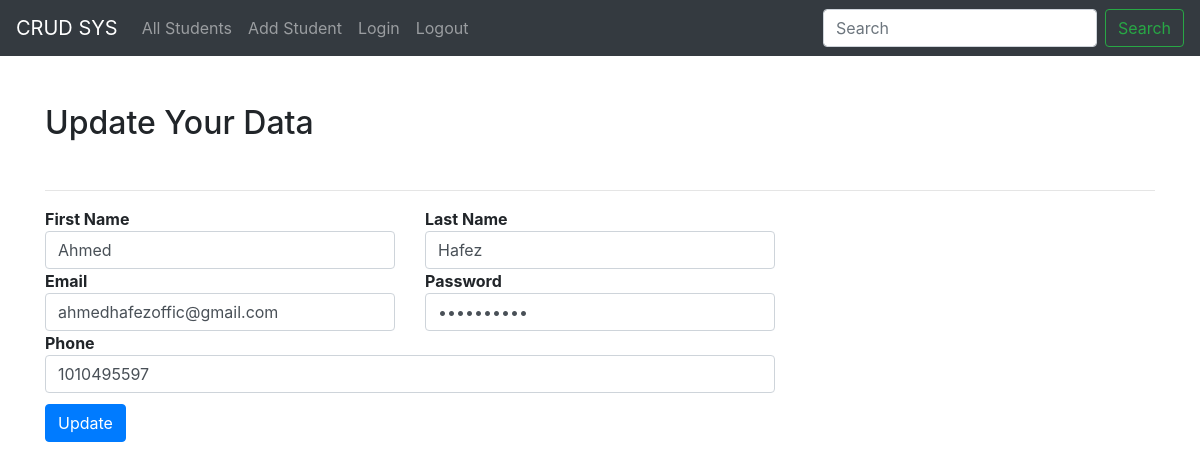
/studentController.php?update=1, run on the app's committed database.
### tables this page shows
CREATE TABLE `students` (
  `id` int(11) NOT NULL,
  `fname` varchar(255) NOT NULL,
  `lname` varchar(255) NOT NULL,
  `email` varchar(255) NOT NULL,
  `password` varchar(255) NOT NULL,
  `phone` varchar(255) NOT NULL
);

### db.php (called while the page is built, shortened)
<?php
class DB
{
    private $host = "localhost";
    private $dbname = "phpcrudpdo";
    private $user = "root";
    private $password = "";
    private $dbtype = "mysql";
    private $connection;
    public function __construct()
    {
        try {
            $this->connection = new pdo(
                "$this->dbtype:
                    host=$this->host;
                    dbname=$this->dbname",
                $this->user,
                $this->password
            );
            $this->connection->setAttribute(PDO::ATTR_ERRMODE, PDO::ERRMODE_EXCEPTION);
        } catch (PDOException $e) {
            echo " Fail " . $e->getMessage();
        }
    }
    function getAllRows($table, $data, $condition = '')
    {
        $sql = "SELECT $data from $table $condition";
        $query = $this->connection->prepare($sql);
        return $query;
    }
}

### studentController.php (the view, shortened to what this page needs)
<?php
require_once("db.php");
$connection = new DB();
$conn = $connection->getConnection();
if (isset($_POST["login"])) {
    try {
        if (empty($_POST["email"]) || empty($_POST["password"])) {
            $_SESSION['errMessage'] = $connection->errMessage("All fields are required");
            header("Location:login.php");
        } else {
            $_SESSION['errMessage'] = '';
            $query = "SELECT * FROM students WHERE email = :email AND password = :password";
            $statement = $conn->prepare($query);
            $statement->execute(
                array(
                    'email'        =>     $_POST["email"],
                    'password'     =>     $_POST["password"]
                )
            );
            $count = $statement->rowCount();
            if ($count > 0) {
                $_SESSION['errMessage'] = '';
                $_SESSION["email"] = $_POST["email"];
                $rowData = $statement->fetch();
                $_SESSION["Name"] = $rowData["fname"] . " " . $rowData["lname"];
                header("location:list.php");
            } else {
                $_SESSION["email"] = '';
                $_SESSION["Name"] = '';
                $_SESSION['errMessage'] = $connection->errMessage("Email or Password Invalid!");
                header("Location:login.php");
            }
        }
    } catch (PDOException $error) {
        echo "Errrrrror " . $connection->errMessage($error->getMessage());
    }
    }
    else if (isset($_GET['update'])) {
        $query = $connection->getAllRows("students", '*', "where id={$_GET['update']}");
        $query->execute();
        $result = $query->fetch(PDO::FETCH_OBJ);
        if ($query->rowCount() > 0) {
        ?>
<!DOCTYPE html>
<html lang="en">
<head>
    <link rel="stylesheet" href="https://cdnjs.cloudflare.com/ajax/libs/font-awesome/6.0.0-beta3/css/all.min.css"
 />
    <link rel="stylesheet" href="https://maxcdn.bootstrapcdn.com/bootstrap/4.0.0/css/bootstrap.min.css"
>
</head>
<body>
    <nav class="navbar navbar-expand-lg navbar-dark bg-dark">
        <a class="navbar-brand" href="#">CRUD SYS</a>
        <div class="collapse navbar-collapse" id="navbarSupportedContent">
            <ul class="navbar-nav mr-auto">
                <li class="nav-item">
                    <a class="nav-link" href="list.php">All Students</a>
                </li>
                <li class="nav-item">
                    <a class="nav-link" href="addStudent.php">Add Student</a>
                </li>
                <li class="nav-item">
                    <a class="nav-link" href="login.php">Login</a>
                </li>
                <li class="nav-item">
                    <a class="nav-link" href="studentController.php<?php echo "?logout" ?>">Logout</a>
                </li>
            </ul>
            <form class="form-inline my-2 my-lg-0">
                <input class="form-control mr-sm-2" type="search" placeholder="Search" aria-label="Search">
                <button class="btn btn-outline-success my-2 my-sm-0" type="submit">Search</button>
            </form>
        </div>
    </nav>
    <br>
    <div class="container">
        <br>
        <h2>Update Your Data</h2>
        <br>
        <hr>
        <form method="post" action="studentController.php">
            <div class="row">
                <div class="col-md-4"><b>First Name</b>
                    <input type="text" name="fname" value="<?php echo htmlentities($result->fname); ?>"
                        class="form-control">
                </div>
                <div class="col-md-4"><b>Last Name</b>
                    <input type="text" name="lname" value="<?php echo htmlentities($result->lname); ?>"
                        class="form-control">
                </div>
            </div>
            <div class="row">
                <div class="col-md-4"><b>Email</b>
                    <input type="text" name="email" value="<?php echo htmlentities($result->email); ?>"
                        class="form-control">
                </div>
                <div class="col-md-4"><b>Password</b>
                    <input type="password" name="pass" value="<?php echo htmlentities($result->password); ?>"
                        class="form-control">
                </div>
            </div>
            <div class="row">
                <div class="col-md-8"><b>Phone</b>
                    <input type="text" name="phone" class="form-control"
                        value="<?php echo htmlentities($result->phone); ?>"></input>
                </div>
            </div>
            <div class="row" style="margin-top:1%">
                <div class="col-md-8">
                    <input class="btn btn-primary" type="submit" name="updateBtn" value="Update">
                </div>
            </div>
        </form>
    </div>
</body>
</html>
<?php
        }
    } else if (isset($_POST['updateBtn'])) {
        $error_array = [];
        $fname = $_POST['fname'];
        $lname = $_POST['lname'];
        $email = $_POST['email'];
        $pass = $_POST['pass'];
        $phone = $_POST['phone'];
        $email_pattern = "^[_a-z0-9-]+(\.[_a-z0-9-]+)*@[a-z0-9-]+(\.[a-z0-9-]+)*(\.[a-z]{2,3})$^";
        $mobileno = strlen($_POST["phone"]);
        $passlen = strlen($_POST["pass"]);
        if (
            empty($fname) && empty($lname) &&
            empty($email) && empty($pass) &&
            empty($phone)
        ) {
            $error_array["allEmpty"] = 'All fields are required';
        }
        if (!preg_match("/^[a-zA-z]*$/", $fname)) {
            $error_array["fname"] = "Only alphabets and whitespace are allowed.";
        } else if (empty($fname)) {
            $error_array["fname"] = "This Field is Required..";
        }
        if (!preg_match("/^[a-zA-z]*$/", $lname)) {
            $error_array["lname"] = "Only alphabets and whitespace are allowed.";
        } else if (empty($lname)) {
            $error_array["lname"] = "This Field is Required..";
        }
        if (empty($phone)) {
            $error_array["phone"] = "This Field is Required..";
            $error_array["pholen"] = "";
        } else if (!preg_match("/^[0-9]*$/", $phone)) {
            $error_array["phone"] = "Only numeric value is allowed.";
        } else if ($mobileno !== 10) {
            $error_array["pholen"] = "Mobile must have 10 digits.";
        }
        if (empty($pass)) {
            $error_array["passlen"] = "This Field is Required..";
        } else if ($passlen < 8 || $passlen > 15) {
            $error_array["passlen"] = "Min password is 8 characters & Max is 15";
        }
        if (empty($email)) {
            $error_array["email"] = "This Field is Required..";
        } else if (!preg_match($email_pattern, $email)) {
            $error_array["email"] = "Email is not valid.";
        }
        if (sizeof($error_array) > 0) {
            $_SESSION["error_array"] = $error_array;
            header("Location:studentController.php?update={$_SESSION['stuId']}");
        } else {
            try {
                echo "Session Third <br>";
                var_dump($_SESSION);
                $_SESSION["dupl_error"] = '';
                $query = $connection->updateRow("students", "fname=:fn,lname=:ln,email=:eml,password=:pass,phone=:pho", "where id={$_SESSION['stuId']}");
                $query->bindParam(':fn', $fname, PDO::PARAM_STR);
                $query->bindParam(':ln', $lname, PDO::PARAM_STR);
                $query->bindParam(':eml', $email, PDO::PARAM_STR);
                $query->bindParam(':pass', $pass, PDO::PARAM_STR);
                $query->bindParam(':pho', $phone, PDO::PARAM_STR);
                $query->execute();
                header("Location: list.php");
                $_SESSION["error_array"] = '';
            } catch (PDOException $e) {
                echo "Session Fourth <br>";
                var_dump($_SESSION);
                if ($e->errorInfo[1] == 1062) {
                    foreach ($e->errorInfo as $item) {
                        if (str_contains($item, 'email')) {
                            $dupl_error = 'Email already exists.';
                        } else if (str_contains($item, 'password')) {
                            $dupl_error = 'Password already exists.';
                        }
                    }
                    if (sizeof($error_array) > 0) {
                        $_SESSION["error_array"] = $error_array;
                    } else {
                        $_SESSION["error_array"] = '';
                    }
                    $_SESSION["dupl_error"] = $dupl_error;
                    header("Location:studentController.php?update={$_SESSION['stuId']}");
                }
            }
        }
    }
    ?>

### data on the page
students: fname "Ahmed", lname "Hafez", email "ahmedhafezoffic@gmail.com", phone "1010495597"
